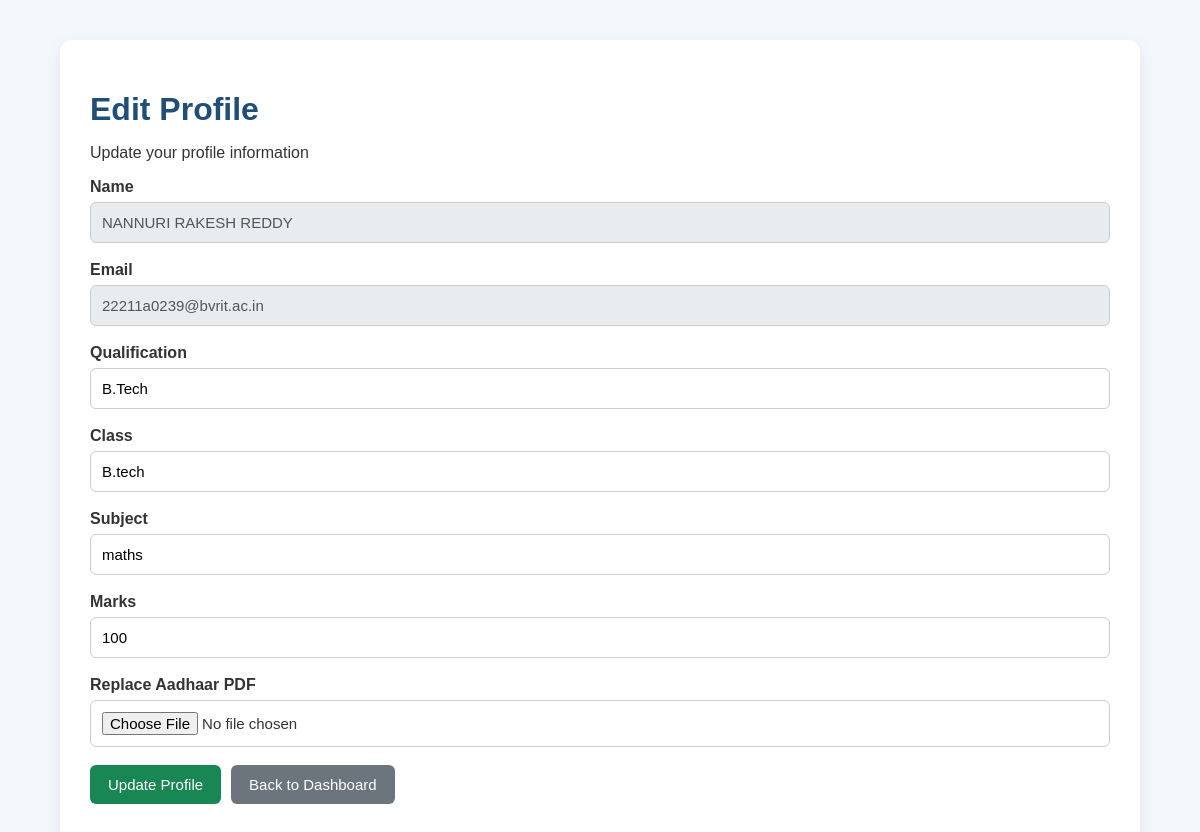
The page /edit_profile.php (signed in) on the database its author committed.
### tables this page shows
CREATE TABLE `students` (
  `id` int(11) NOT NULL,
  `name` varchar(100) NOT NULL,
  `email` varchar(255) NOT NULL,
  `password` varchar(255) NOT NULL,
  `date_of_birth` date NOT NULL,
  `gender` varchar(20) NOT NULL,
  `qualification` varchar(100) NOT NULL,
  `interests` varchar(255) NOT NULL,
  `student_class` varchar(50) NOT NULL,
  `subject` varchar(100) NOT NULL,
  `marks` int(11) NOT NULL,
  `aadhaar_file` varchar(255) NOT NULL,
  `role` varchar(20) NOT NULL DEFAULT 'student'
);

### edit_profile.php (the view, shortened to what this page needs)
<?php
require_once "config/database.php";
$id = $_SESSION['user_id'];
$sql = "SELECT * FROM students WHERE id = ? AND role = 'student'";
$stmt = $conn->prepare($sql);
$stmt->bind_param("i", $id);
$stmt->execute();
$result = $stmt->get_result();
$student = $result->fetch_assoc();
?>
<!DOCTYPE html>
<html>
<head>
    <link rel="stylesheet" href="style.css">
</head>
<body>
<div class="container">
    <div class="card">
        <h1>Edit Profile</h1>
        <p>Update your profile information</p>
        <form method="POST" enctype="multipart/form-data">
            <div class="form-group">
                <label>Name</label>
                <input
                    type="text"
                    value="<?php echo $student['name']; ?>"
                    class="disabled-field"
                    disabled>
            </div>
            <div class="form-group">
                <label>Email</label>
                <input
                    type="email"
                    value="<?php echo $student['email']; ?>"
                    class="disabled-field"
                    disabled>
            </div>
            <div class="form-group">
                <label>Qualification</label>
                <input
                    type="text"
                    name="qualification"
                    value="<?php echo $student['qualification']; ?>"
                    required>
            </div>
            <div class="form-group">
                <label>Class</label>
                <input
                    type="text"
                    name="student_class"
                    value="<?php echo $student['student_class']; ?>"
                    required>
            </div>
            <div class="form-group">
                <label>Subject</label>
                <input
                    type="text"
                    name="subject"
                    value="<?php echo $student['subject']; ?>"
                    required>
            </div>
            <div class="form-group">
                <label>Marks</label>
                <input
                    type="number"
                    name="marks"
                    value="<?php echo $student['marks']; ?>"
                    min="0"
                    max="100"
                    required>
            </div>
            <div class="form-group">
                <label>Replace Aadhaar PDF</label>
                <input
                    type="file"
                    name="aadhaar_file"
                    accept=".pdf">
            </div>
            <div class="actions">
                <button type="submit" class="btn-success">
                    Update Profile
                </button>
                <a
                    href="student_dashboard.php"
                    class="btn btn-secondary">
                    Back to Dashboard
                </a>
            </div>
        </form>
    </div>
</div>
</body>
</html>

### style.css (style rules this page uses)
* { box-sizing: border-box; }
body { margin: 0; font-family: Arial, sans-serif; background: #f4f7fb; color: #333; }
.container { width: 90%; max-width: 1200px; margin: 40px auto; }
.card { background: white; padding: 30px; border-radius: 12px; box-shadow: 0 4px 15px rgba(0, 0, 0, 0.08); }
h1 { color: #1f4e79; margin-bottom: 10px; }
.form-group { margin-bottom: 18px; }
label { display: block; font-weight: bold; margin-bottom: 6px; }
input, select { width: 100%; padding: 11px; border: 1px solid #ccc; border-radius: 6px; font-size: 15px; }
button, .btn { display: inline-block; padding: 11px 18px; border: none; border-radius: 6px; background: #1f4e79; color: white; text-decoration: none; cursor: pointer; font-size: 15px; }
.btn-success { background: #198754; }
.btn-secondary { background: #6c757d; }
.actions { display: flex; gap: 10px; margin-bottom: 25px; flex-wrap: wrap; }
a { color: #1f4e79; }
.disabled-field { background: #e9ecef; }

### rows shown on the page
students: name "NANNURI RAKESH REDDY", email "22211a0239@bvrit.ac.in", qualification "B.Tech", student_class "B.tech", subject "maths", marks "100"
